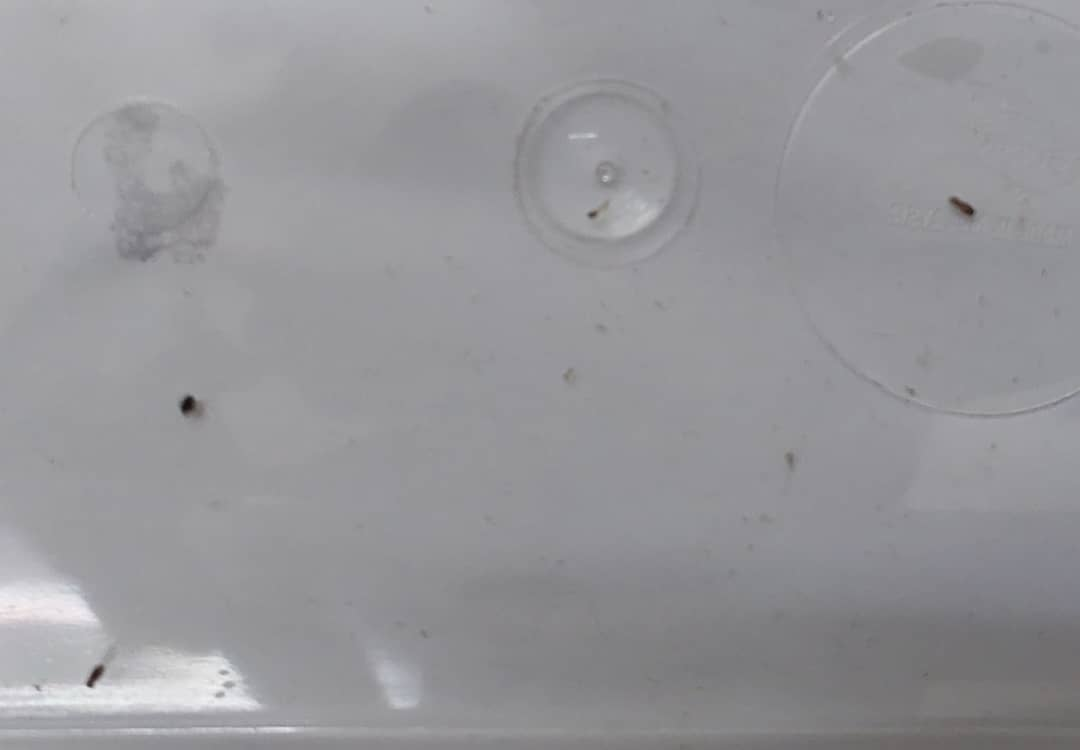
#> input picture SDP-PROJECT/samples/32.jpg, 1080 x 750 px, found by its file name
$ python chatGPT.py
#> lines starting #> are read from the running program, lines starting #| are printed output that depends on the picture; after the words box and inside, x2 and y2 are one past the last pixel; in counts of white or black regions, pixels touching at a corner belong together
import numpy as np
import cv2
import time

def flood_fill(image):
    h, w = image.shape[:2]
    diff = (3, 3, 3)
    mask = np.zeros((h + 2, w + 2), np.uint8)
    cv2.floodFill(image, mask, (0, 0), (255, 255, 255), diff, diff)

def main():
    fname = 'C:/Users/User/Desktop/SDP-PROJECT/samples/32.jpg'
    image = cv2.imread(fname)
#> image is the input picture: shape (750, 1080, 3); mean B, G, R 153.7, 149.9, 150.4

    # Perform flood fill operation
    flood_fill(image)
#> in flood_fill, `cv2.floodFill(image, mask, (0, 0), (255, 255, 255), diff, diff)`:
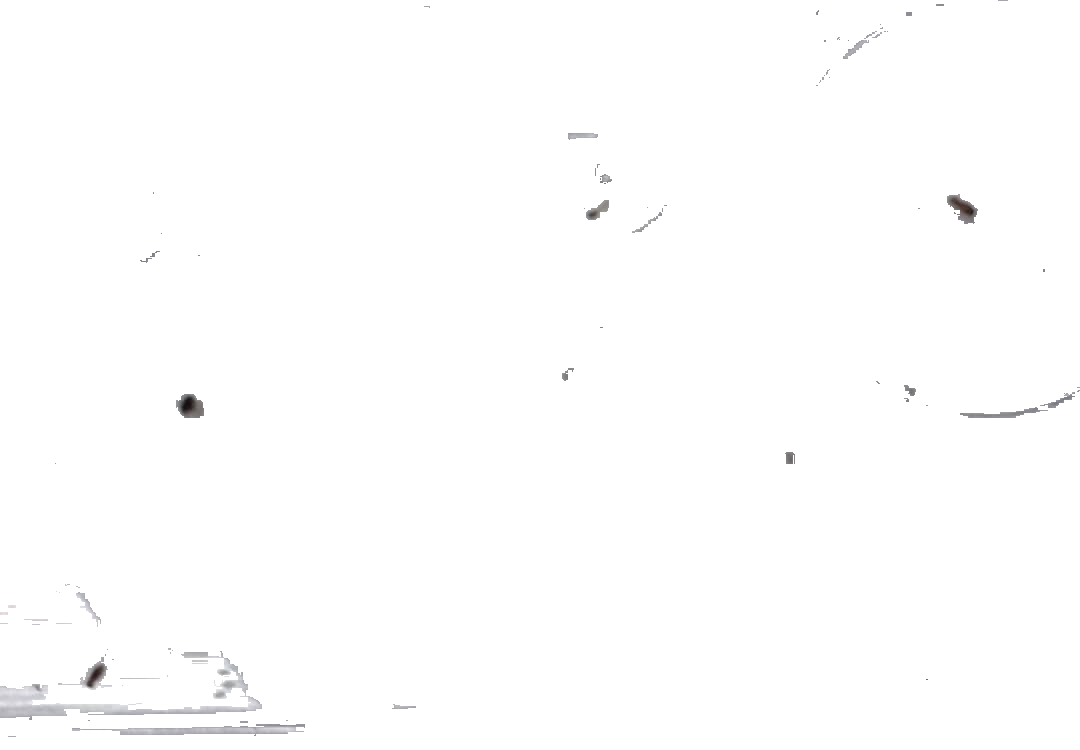
#> image: shape (750, 1080, 3); mean B, G, R 254.1, 254, 254.1

    # Display the image after flood fill
    cv2.imshow("Flood Fill", image)
    cv2.waitKey(0)

    # Apply threshold to the flooded image
    gray_image = cv2.cvtColor(image, cv2.COLOR_BGR2GRAY)
    _, thresholded_image = cv2.threshold(gray_image, 180, 255, cv2.THRESH_BINARY)
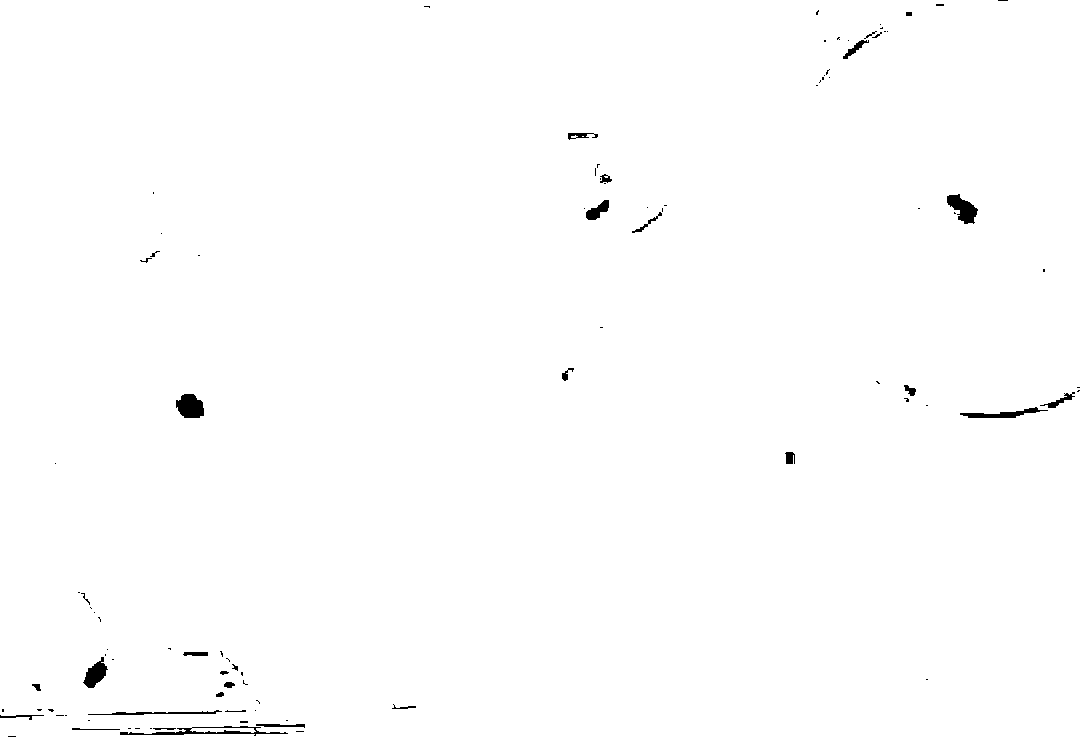
#> thresholded_image: shape (750, 1080); 99.4% white; 99 black regions (67 under 20 px), largest, box (x1, y1, x2, y2) and area: (176, 394, 204, 418) 524, (120, 726, 288, 736) 508, (947, 194, 978, 224) 503

    # Display the thresholded image
    cv2.imshow("Thresholded Image", thresholded_image)
    cv2.waitKey(0)

    # Apply median blur to the thresholded image
    thresholded_image = cv2.medianBlur(thresholded_image, 19)
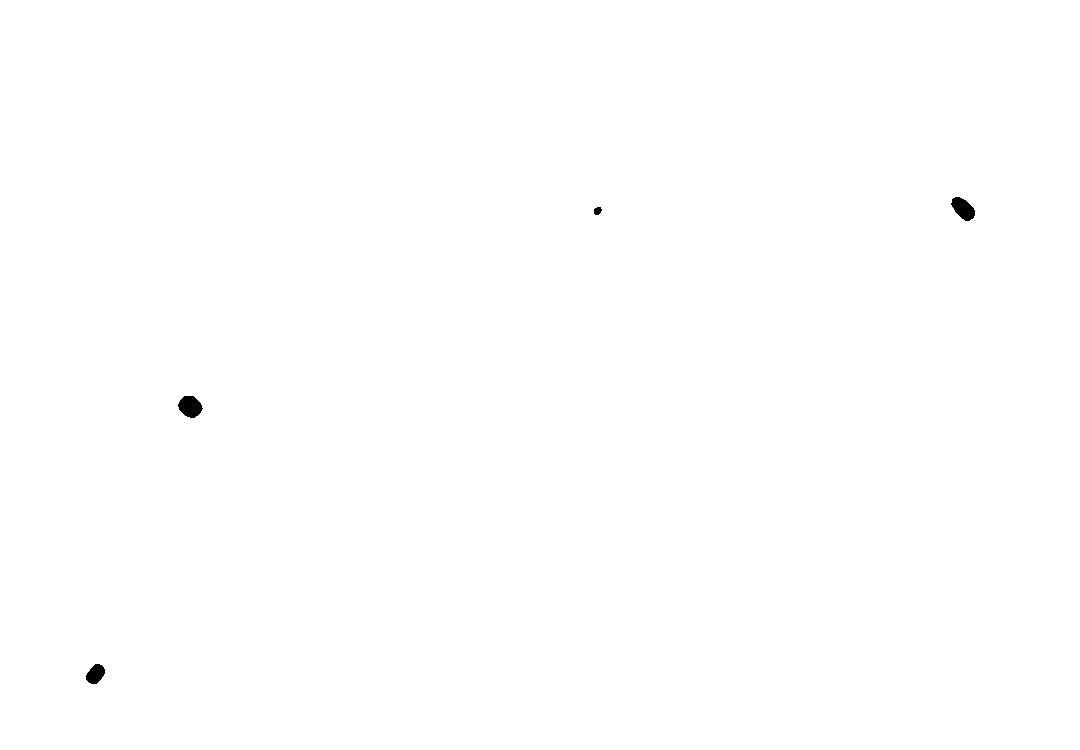
#> thresholded_image: shape (750, 1080); 99.9% white; 4 black regions, box (x1, y1, x2, y2) and area: (178, 396, 203, 418) 393, (951, 197, 975, 221) 367, (86, 664, 105, 684) 267, (594, 207, 602, 215) 50

    # Display the final result after median blur
    cv2.imshow("Final Result", thresholded_image)
    cv2.waitKey(0)

if __name__ == "__main__":
    main()

$ run again, with SDP-PROJECT/samples/12.jpg copied over SDP-PROJECT/samples/32.jpg
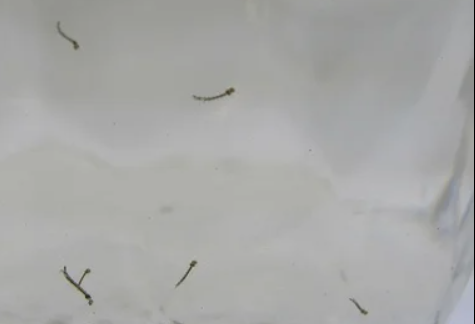
#> input picture SDP-PROJECT/samples/12.jpg, 475 x 324 px, found by its file name
#> in main, image is the input picture: shape (324, 475, 3); mean B, G, R 166.6, 168.1, 167.5
#> in main, `_, thresholded_image = cv2.threshold(gray_image, 180, 255, cv2.THRESH_..`:
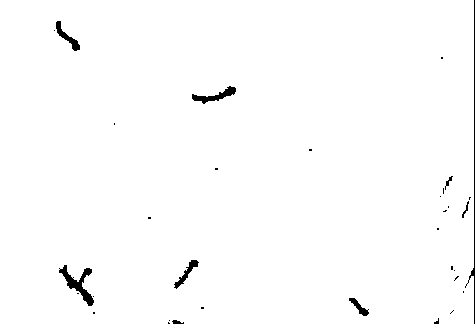
#> thresholded_image: shape (324, 475); 98.8% white; 33 black regions (24 under 20 px), largest, box (x1, y1, x2, y2) and area: (59, 265, 94, 306) 442, (465, 0, 475, 324) 358, (192, 86, 236, 104) 275
#> in main, `thresholded_image = cv2.medianBlur(thresholded_image, 19)`:
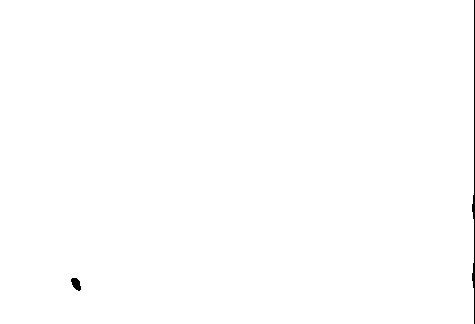
#> thresholded_image: shape (324, 475); 99.7% white; 2 black regions, box (x1, y1, x2, y2) and area: (472, 0, 475, 324) 389, (71, 278, 81, 291) 88
